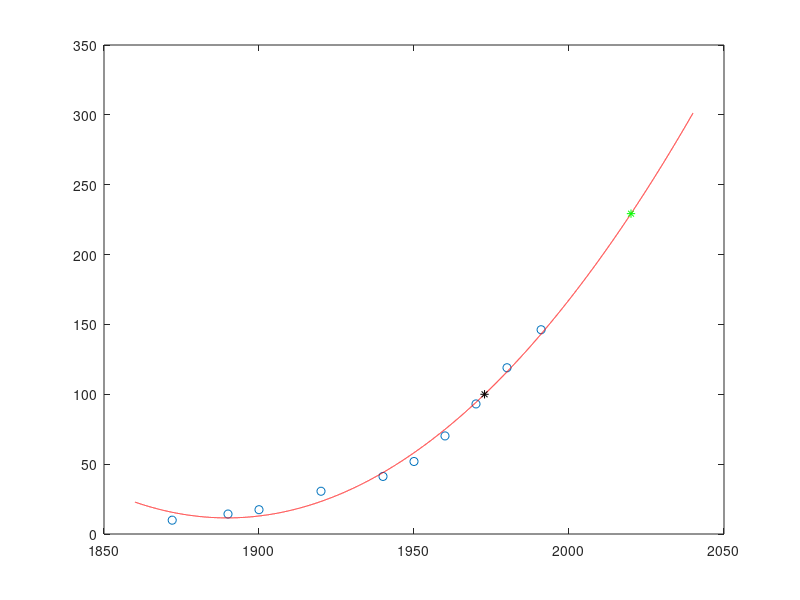

MATLAB code for this plot:
% --------------------------------------------------------------
% Least squares curve fitting
% --------------------------------------------------------------

% --------------------------------------------------------------
% 1. Adjust the data below by the least squares method using: 
% a) One repetition ax + b 
% b) A parable ax² + bx + c
%
%   X  |  1  |  2  |  3  |  4  |  5  |  6  |  7  |  8   
%  -----------------------------------------------------
%   Y  | 0.5 | 0.6 | 0.9 | 0.8 | 1.2 | 1.5 | 0.7 | 2.0   
%
% Plot the two curves on the graph along with the points and compare the fit of the two.

clear; clc;
% a)
x = [1 2 3 4 5 6 7 8];
y = [0.5 0.6 0.9 0.8 1.2 1.5 1.7 2.0];
plot (x,y, 'o')
hold on;
g1 = x;
g2 = [1 1 1 1 1 1 1 1];
a11 = dot(g1,g1);
a12 = dot(g1,g2);
a21 = dot(g2,g1);
a22 = dot(g2,g2);
b1 = dot(g1,y);
b2 = dot(g2,y);
a = [a11 a12;a21 a22];
b = [b1;b2];
alpha = a\b;
X = 1:0.01:8;
Y = alpha(1).*X + alpha(2);
plot (X,Y,'r')
hold off

% b)
x = [1 2 3 4 5 6 7 8];
y = [0.5 0.6 0.9 0.8 1.2 1.5 1.7 2.0];
plot (x,y, 'o')
hold on;
g1 = x.^2;
g2 = x;
g3 = [1 1 1 1 1 1 1 1];
a11 = dot(g1,g1);
a12 = dot(g1,g2);
a13 = dot(g1,g3);
a21 = dot(g2,g1);
a22 = dot(g2,g2);
a23 = dot(g2,g3);
a31 = dot(g3,g1);
a32 = dot(g3,g2);
a33 = dot(g3,g3);
b1 = dot(g1,y);
b2 = dot(g2,y);
b3 = dot(g3,y);
a = [a11 a12 a13;a21 a22 a23; a31 a32 a33];
b = [b1;b2;b3];
alpha = a\b;
X = 1:0.01:8;
Y = alpha(1).*X.^2 + alpha(2).*X + alpha(3);
plot(X,Y,'r')
hold off
% --------------------------------------------------------------

% --------------------------------------------------------------
% 2. The table below shows the heights and weights of a 
% sample of nine men between the ages of 25 and 29, randomly 
% drawn from employees of a large industry:

%
%   HEIGHT (cm)  | 183 | 173 | 168 | 188 | 158 | 163 | 193 | 163 | 178   
%  ---------------------------------------------------------------------
%   WEIGHT (kg)  |  79 |  69 |  70 |  81 |  61 |  63 |  79 |  71 |  73 
%

% a) Plot the tabulated points and note that there appears 
%    to be a linear relationship between height and weight.
% b) Fit a line that describes the behavior of weight in relation to height
% c) Estimate the weight of a 175 cm tall employee.
% d) Estimate the height of an employee weighing 80 kg.

clear; clc;
% a)
x = [183 173 168 188 158 163 193 163 178];
y = [79 69 70 81 61 63 79 71 73];
plot(x,y,'o')
hold on

% b)
g1 = x;
g2 = [1 1 1 1 1 1 1 1 1];
a11 = dot(g1,g1);
a12 = dot(g1,g2);
a21 = dot(g2,g1);
a22 = dot(g2,g2);
b1 = dot(g1,y);
b2 = dot(g2,y);
a = [a11 a12;a21 a22]
b = [b1;b2]
alpha = a\b
X = 150:0.01:200;
Y = alpha(1).*X + alpha(2)
plot(X,Y,'r')
hold on

% c)
z = 175;
y1 = alpha(1)*z + alpha(2);
plot(z,y1,'*g')
hold on

% d)
y2 = 80;
x2 = (y2 - alpha(2))/alpha(1)
plot(x2,y2,'*k')
hold off
% --------------------------------------------------------------

% --------------------------------------------------------------
% 3. The table below provides the number of inhabitants of Brazil (in millions) since 1872:.
%
%       year   | 1872 | 1890 | 1900 | 1920 | 1940 | 1950 | 1960 | 1970 | 1980 | 1991   
%  ------------------------------------------------------------------------------------
%   population |  9.9 | 14.3 | 17.4 | 30.6 | 41.2 | 51.9 | 70.2 | 93.1 | 119.0| 146.2
%
% a) Plot the data and see if it is best fit by a straight line or a parable.
% b) Adjust the curve chosen in the letter a.
% c) Obtain an estimate for the Brazilian population in the year 2020.
% d) In which year did the Brazilian population exceed 100 million?

clear; clc;
% a)
x = [1872 1890 1900 1920 1940 1950 1960 1970 1980 1991];
y = [ 9.9 14.3 17.4 30.6 41.2 51.9 70.2 93.1 119.0 146.2];
plot(x,y,'o')
hold on

% b)
g1 = x.^2;
g2 = x;
g3 = [1 1 1 1 1 1 1 1 1 1];
a11 = dot(g1,g1);
a12 = dot(g1,g2);
a13 = dot(g1,g3);
a21 = dot(g2,g1);
a22 = dot(g2,g2);
a23 = dot(g2,g3);
a31 = dot(g3,g1);
a32 = dot(g3,g2);
a33 = dot(g3,g3);
b1 = dot(g1,y);
b2 = dot(g2,y);
b3 = dot(g3,y);
a = [a11 a12 a13;a21 a22 a23; a31 a32 a33]
b = [b1;b2;b3]
alpha = a\b
X = 1860:0.01:2040;
Y = alpha(1).*X.^2 + alpha(2).*X + alpha(3);
plot(X,Y,'r')
hold on

% c)
z = 2020
y1 = alpha(1).*z.^2 + alpha(2).*z + alpha(3)
plot(z,y1,'*g')
hold on

% d)
y2 = 100.0;
a = alpha(1);
b = alpha(2);
c = alpha(3) - y2;
delta = b^2 - 4*a*c
x21 = (-b + sqrt(delta))/(2*a)
x22 = ((-b - sqrt(delta))/(2*a))
plot(x21,y2,'*k')

% --------------------------------------------------------------
